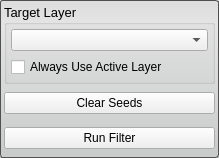
<?xml version="1.0" encoding="UTF-8"?>
<ui version="4.0">
 <class>NeighborhoodConnectedFilterInterface</class>
 <widget class="QWidget" name="NeighborhoodConnectedFilterInterface">
  <property name="geometry">
   <rect>
    <x>0</x>
    <y>0</y>
    <width>219</width>
    <height>158</height>
   </rect>
  </property>
  <property name="sizePolicy">
   <sizepolicy hsizetype="Preferred" vsizetype="Fixed">
    <horstretch>0</horstretch>
    <verstretch>0</verstretch>
   </sizepolicy>
  </property>
  <property name="minimumSize">
   <size>
    <width>0</width>
    <height>100</height>
   </size>
  </property>
  <property name="maximumSize">
   <size>
    <width>16777215</width>
    <height>16777215</height>
   </size>
  </property>
  <property name="windowTitle">
   <string>Neighborhood Connected Filter</string>
  </property>
  <property name="styleSheet">
   <string notr="true">QWidget#NeighborhoodConnectedFilterInterface{
	border-radius: 3px;
	border: 1px solid rgb(80, 80,80);
	background-color: qlineargradient(spread:pad, x1:0.5, y1:0, x2:0.5, y2:0.960227, stop:0 rgba(221, 221, 221, 255), stop:0.155779 rgba(228, 228, 228, 255), stop:1 rgba(202, 204, 204, 255));      
}</string>
  </property>
  <layout class="QVBoxLayout" name="verticalLayout">
   <property name="spacing">
    <number>2</number>
   </property>
   <property name="margin">
    <number>4</number>
   </property>
   <item>
    <widget class="QGroupBox" name="target_groupbox_">
     <property name="font">
      <font>
       <pointsize>10</pointsize>
      </font>
     </property>
     <property name="title">
      <string>Target Layer</string>
     </property>
     <layout class="QVBoxLayout" name="verticalLayout_4">
      <property name="margin">
       <number>4</number>
      </property>
      <item>
       <widget class="QComboBox" name="target_layer_">
        <property name="sizePolicy">
         <sizepolicy hsizetype="Ignored" vsizetype="Fixed">
          <horstretch>0</horstretch>
          <verstretch>0</verstretch>
         </sizepolicy>
        </property>
       </widget>
      </item>
      <item>
       <widget class="QCheckBox" name="use_active_layer_">
        <property name="text">
         <string>Always Use Active Layer</string>
        </property>
       </widget>
      </item>
     </layout>
    </widget>
   </item>
   <item>
    <widget class="QWidget" name="widget" native="true">
     <property name="minimumSize">
      <size>
       <width>0</width>
       <height>32</height>
      </size>
     </property>
     <layout class="QHBoxLayout" name="horizontalLayout_2">
      <property name="spacing">
       <number>0</number>
      </property>
      <property name="margin">
       <number>0</number>
      </property>
      <item>
       <widget class="QPushButton" name="clear_seeds_button_">
        <property name="sizePolicy">
         <sizepolicy hsizetype="Preferred" vsizetype="Fixed">
          <horstretch>0</horstretch>
          <verstretch>0</verstretch>
         </sizepolicy>
        </property>
        <property name="text">
         <string>Clear Seeds</string>
        </property>
       </widget>
      </item>
     </layout>
    </widget>
   </item>
   <item>
    <widget class="QWidget" name="widget_2" native="true">
     <property name="minimumSize">
      <size>
       <width>0</width>
       <height>32</height>
      </size>
     </property>
     <property name="maximumSize">
      <size>
       <width>16777215</width>
       <height>32</height>
      </size>
     </property>
     <layout class="QHBoxLayout" name="horizontalLayout">
      <property name="spacing">
       <number>0</number>
      </property>
      <property name="margin">
       <number>0</number>
      </property>
      <item>
       <widget class="QPushButton" name="run_filter_button_">
        <property name="sizePolicy">
         <sizepolicy hsizetype="Expanding" vsizetype="Fixed">
          <horstretch>0</horstretch>
          <verstretch>0</verstretch>
         </sizepolicy>
        </property>
        <property name="text">
         <string>Run Filter</string>
        </property>
       </widget>
      </item>
     </layout>
    </widget>
   </item>
  </layout>
 </widget>
 <resources/>
 <connections/>
</ui>
